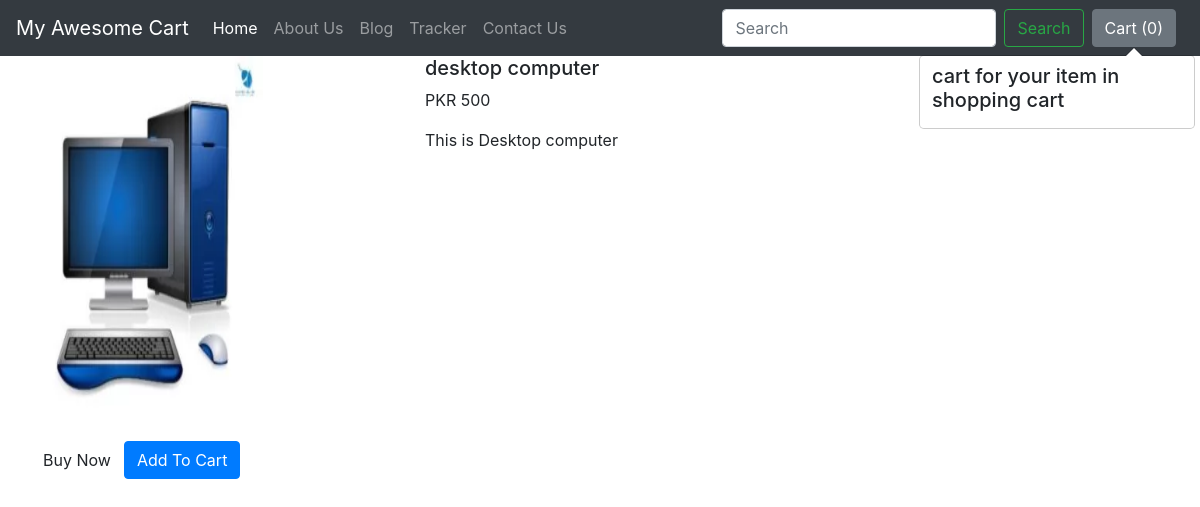
The page /shop/products/3 on the database its author committed.
### shop/models.py (models this page shows)
class Product(models.Model):
    product_id = models.AutoField
    product_name = models.CharField(max_length=50)
    category = models.CharField(max_length=50,default="")
    sub_category = models.CharField(max_length=50,default="")
    price = models.IntegerField(default=0)
    product_desc = models.CharField(max_length=300)
    pubb_date = models.DateField()
    image = models.ImageField(upload_to="shop/images",default="")
    def __str__(self):
        return self.product_name

### shop/views.py (the view)
# urls.py: path("products/<int:myid>", views.productView, name="ProductView"),
def productView(request, myid):
    product = Product.objects.filter(id=myid)
    print(product)
    return render(request,'shop/productview.html',{'product':product[0]})

### shop/templates/shop/productview.html (shortened to what this page needs)
{% extends 'shop/basic.html'%}
{% block body %}
<div class="container">
    <div class="row">
        <div class="col-md-4">
            <div class="row">
                <img src="/media/{{product.image}}" width="233px" height="385px">
            </div>
              <div class="row">
                <button class="btn btn--primary">Buy Now</button>
                <button id = "pr{{product.product_id}}" class="btn btn-primary cart">Add To Cart</button>
              </div>
        </div>
        <div class="col-md-8">
            <h5>{{product.product_name}}</h5>
            <p> PKR {{product.price}}</p>
            <p>{{product.product_desc}}</p>
        </div>
    </div>
</div>
{% endblock %}

### rows shown on the page
Product: image (picture), product_name "desktop computer", price "500", product_desc "This is Desktop computer"
